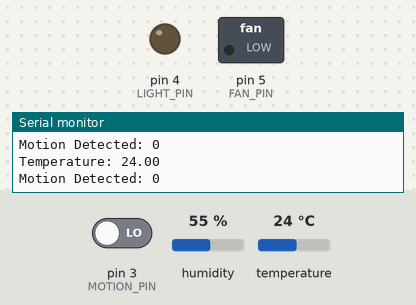
Recording of a sketch running on a simulated Arduino Uno, built with avr-gcc and run on an emulated ATmega328P. Shown: switched loads named in the sketch (green lamp = pin HIGH), output pins drawn as LEDs (lit = HIGH), the last lines printed to the serial monitor. The test bench sets the inputs (shaded band); at power-on: temperature 24 °C, pin 3 (MOTION_PIN) LOW, humidity 55 %.

Above: at 5.8 s.
5.9 s: temperature set to 29 °C
11.9 s: temperature set to 32 °C
At 16.0 s:
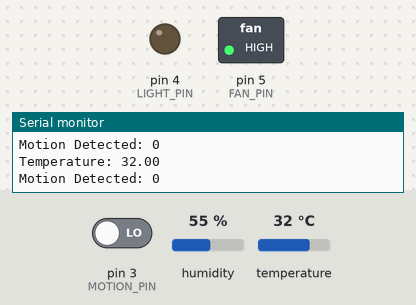
17.9 s: pin 3 (MOTION_PIN) driven HIGH
At 20.7 s:
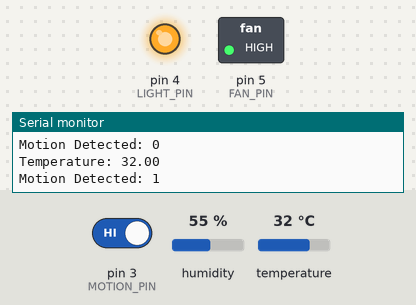
Timing chart, 0 to 22.2 s (numbered marks = the images above; inputs shaded):
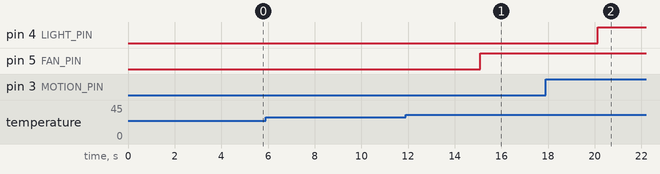

The sketch:

automated_home_system.ino
```cpp
#include <DHT.h>

#define DHTPIN 2        // Digital pin connected to the DHT11 sensor
#define DHTTYPE DHT11   // Type of DHT sensor (DHT11 or DHT22)
#define MOTION_PIN 3    // Digital pin connected to the motion sensor
#define LIGHT_PIN 4     // Digital pin connected to the light relay
#define FAN_PIN 5       // Digital pin connected to the fan relay

DHT dht(DHTPIN, DHTTYPE);

void setup() {
  Serial.begin(9600);
  pinMode(MOTION_PIN, INPUT);
  pinMode(LIGHT_PIN, OUTPUT);
  pinMode(FAN_PIN, OUTPUT);
  digitalWrite(LIGHT_PIN, LOW); // Turn off light initially
  digitalWrite(FAN_PIN, LOW);   // Turn off fan initially
  dht.begin();
}

void loop() {
  float temperature = dht.readTemperature();
  int motionDetected = digitalRead(MOTION_PIN);

  Serial.print("Temperature: ");
  Serial.println(temperature);
  Serial.print("Motion Detected: ");
  Serial.println(motionDetected);

  // Check temperature and control the fan
  if (temperature > 30.0) {
    digitalWrite(FAN_PIN, HIGH);  // Turn on fan if temperature is high
  } else {
    digitalWrite(FAN_PIN, LOW);   // Turn off fan if temperature is normal
  }

  // Check motion and control the lights
  if (motionDetected == HIGH) {
    digitalWrite(LIGHT_PIN, HIGH); // Turn on lights if motion is detected
    delay(60000);  // Keep lights on for 1 minute (adjust as needed)
    digitalWrite(LIGHT_PIN, LOW);  // Turn off lights after 1 minute
  }

  delay(5000); // Delay between sensor readings (adjust as needed)
}
```

Hello_OLED.cpp
```cpp
#include <Adafruit_SSD1306.h>

// Define the screen dimensions and OLED reset pin
#define SCREEN_WIDTH 128
#define SCREEN_HEIGHT 64
#define OLED_RESET -1

// Create an instance of the Adafruit SSD1306 display
Adafruit_SSD1306 display(SCREEN_WIDTH, SCREEN_HEIGHT, &Wire, OLED_RESET);

void setup() {
  // Initialize the serial communication for debugging
  Serial.begin(9600);

  // Initialize the OLED display
  if (!display.begin(SSD1306_SWITCHCAPVCC, 0x3C)) {
    Serial.println(F("SSD1306 allocation failed"));
    for(;;);
  }
  display.display(); // Display initialization
  delay(20);

  display.clearDisplay(); // Clear the display
  display.drawPixel(10, 10, WHITE); // Draw a white pixel at (10, 10)
  display.display(); // Show the pixel on the display
  delay(20);

  display.invertDisplay(true); // Invert the display (temporary)
  delay(10);
  display.invertDisplay(false); // Restore normal display
  delay(10);
}

void loop() {
  // Print "Hello" on the OLED display
  display.clearDisplay(); // Clear the display
  display.setTextSize(2); // Set text size
  display.setTextColor(WHITE); // Set text color to white
  display.setCursor(10, 10); // Set the text cursor position
  display.println("Hello"); // Print "Hello" on the display
  display.display(); // Show the text on the display

  // Your other code here (e.g., sensor readings, additional functionality)
}
```

Motion_Sensor.cpp
```cpp
#include <Adafruit_SSD1306.h>

// Define the screen dimensions and OLED reset pin
#define SCREEN_WIDTH 128
#define SCREEN_HEIGHT 64
#define OLED_RESET -1

// Create an instance of the Adafruit SSD1306 display
Adafruit_SSD1306 display(SCREEN_WIDTH, SCREEN_HEIGHT, &Wire, OLED_RESET);

// Define the PIR sensor pin
int pirPin = 2; // You can change this to the pin you've connected your PIR sensor to

void setup() {
  // Initialize the serial communication for debugging
  Serial.begin(9600);

  // Initialize the OLED display
  if (!display.begin(SSD1306_SWITCHCAPVCC, 0x3C)) {
    Serial.println(F("SSD1306 allocation failed"));
    for(;;);
  }
  display.display(); // Display initialization
  delay(20);

  pinMode(pirPin, INPUT); // Set the PIR sensor pin as INPUT

  display.clearDisplay(); // Clear the display
  display.display(); // Show the cleared display
  delay(20);
}

void loop() {
  // Read the state of the PIR sensor
  int pirState = digitalRead(pirPin);

  if (pirState == HIGH) {
    // Motion detected, display a message on the OLED
    display.clearDisplay();
    display.setTextSize(2);
    display.setTextColor(WHITE);
    display.setCursor(10, 10);
    display.println("Motion Detected");
    display.display();
    Serial.println("Motion Detected");
    delay(2000); // Display the message for 2 seconds
  } else {
    // No motion, clear the display
    display.clearDisplay();
    display.display();
  }

  // Your other code here (e.g., additional functionality)
}
```

Measured:
- the behaviour switches between 30 and 31 °C on temperature (found by bisection; images 0 and 1)
- after the input at 11.9 s, pin 5 (FAN_PIN): LOW → HIGH after 3.2 s
- after the input at 17.9 s, pin 4 (LIGHT_PIN): LOW → HIGH after 2.2 s
